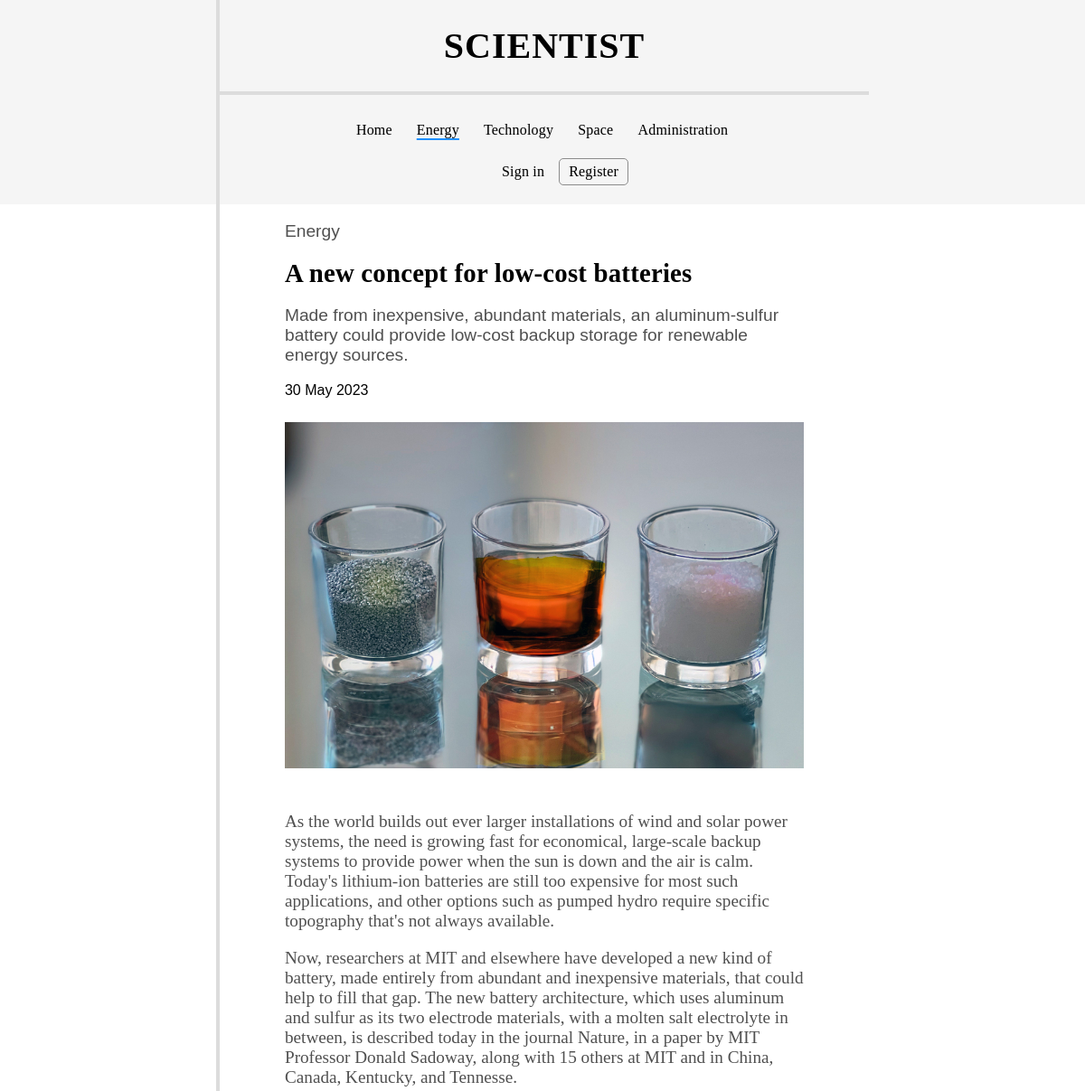
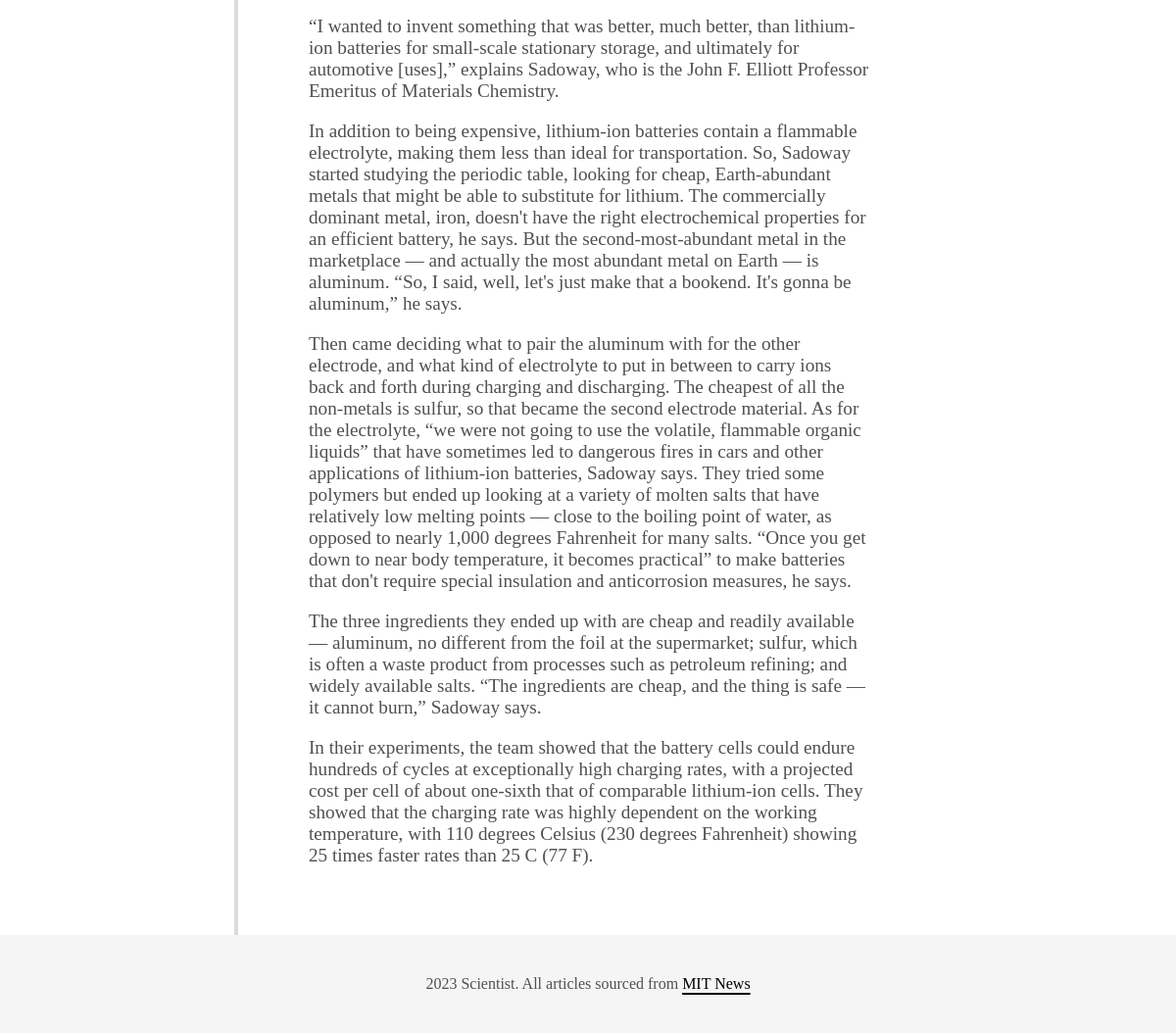
The app's page /article.php?id=4 with its own data (2 pictures, top to bottom).
### tables this page shows
CREATE TABLE `news` (
  `id` int(11) NOT NULL,
  `title` varchar(128) NOT NULL,
  `summary` text NOT NULL,
  `contents` text NOT NULL,
  `image` varchar(128) NOT NULL,
  `category` varchar(64) NOT NULL,
  `archived` tinyint(1) NOT NULL,
  `article_date` datetime NOT NULL DEFAULT current_timestamp()
);

### www/includes/db_utils.php (called while the page is built, shortened)
<?php
    function db_connect() {
        $server = "localhost";
        $username = "root";
        $password = "";
        $dbname = "pwa_projekt";
        $dbc = mysqli_connect($server, $username, $password, $dbname)
            or die("Error connecting to MySQL server." . mysqli_connect_error());
        mysqli_set_charset($dbc, "utf8");
        return $dbc;
    }
    function get_single_article($id) {
        $dbc = db_connect();
        $stmt = mysqli_stmt_init($dbc);
        $query = "SELECT * FROM news WHERE id = ?";
        if (mysqli_stmt_prepare($stmt, $query)) {
            mysqli_stmt_bind_param($stmt, 'i', $id);
            mysqli_stmt_execute($stmt);
            $result = mysqli_stmt_get_result($stmt);
            $row = mysqli_fetch_assoc($result);
        }
        return $row;
    }
?>

### www/article.php (the view, shortened to what this page needs)
<!DOCTYPE html>
<html lang="en">
    <head>
    <?php
        include ('includes/db_utils.php');
        $row = get_single_article($_GET['id']);
        $image = $row["image"];
        $category = $row["category"];
        $alt_text = ucfirst(str_replace("-"," ", pathinfo($image, PATHINFO_FILENAME)));
        include('includes/head.php');
    ?>
    </head>
    <body>
        <?php
            include('includes/header.php');
        ?>
        <main class="container-outside">
            <div class="sidebar"></div>
            <div class="central">
                <article id="single-article">
                    <?php
                        echo "<header>";
                        echo "<p>" . ucfirst($category) . "</p>";
                        echo "<h1>". $row["title"] . "</h1>";
                        echo "<p>" . htmlspecialchars($row["summary"]) . "</p>";
                        echo "<p id=\"date\">" . date("d F Y", strtotime($row['article_date'])) . "</p>";
                        echo "<figure>";
                        echo "<img src=\"images/" . $image . "\" alt=\"$alt_text\">";
                        echo "</figure>";
                        echo '</header>';
                        $paragraphs = explode("\n", $row["contents"]);
                        foreach ($paragraphs as $paragraph) {
                            $paragraph = trim($paragraph);
                            if (!empty($paragraph)) {
                                echo "<p>" . htmlspecialchars($paragraph) . "</p>";
                            }
                        }
                    ?>
                </article>
            </div>
            <div class="sidebar"></div>
        </main>
        <?php
            include('includes/footer.php');
        ?>
    </body>
</html>

### www/style.css (style rules this page uses)
body { margin: 0; padding: 0; font-family: 'Times New Roman', Times, serif; overflow-y: scroll; }
header, footer { background-color:whitesmoke; }
header { padding: 0; }
header h1 { font-family: Garamond, Georgia, serif; font-size: 2.5em; letter-spacing: 1px; text-align: center; }
.container-outside { display: flex; }
.central { width: 52%; border-left: 4px solid gainsboro; }
.sidebar { width: 24%; }
main .central { padding-bottom: 50px; }
article { width: 33.33%; background-color: white; }
#single-article { width: 80%; margin: 0 auto; }
#single-article header { all: initial; }
#single-article h1 { margin: 10px 0; font-family: initial; font-size: 1.8em; letter-spacing: 0.2px; text-align: initial; }
#single-article header p { font-family: Tahoma, Verdana, sans-serif; }
#single-article header p#date { color:black; font-size: 1em; }
p { color:rgb(80, 80, 80); font-size: 1.2em; }
figure { width: 80%; margin: 0 auto; }
#single-article figure { width: 100%; padding-top: 10px; padding-bottom: 25px; }
figure img { width: 100%; height: auto; }
@media (max-width: 1650px) { .central { width: 60%; } }
@media (max-width: 1650px) { .sidebar { width: 20%; } }

### records on screen
news: category "Energy", title "A new concept for low-cost batteries", summary "Made from inexpensive, abundant materials, an aluminum-sulfur battery could provide low-cost backup storage for renewable energy sources.", article_date "30 May 2023", image (picture), contents "As the world builds out ever larger installations of wind and solar power systems, the need is growing fast for economical, large-scale backup systems to provide power when the sun is down and the air is calm. Today's lithium-ion batteries are still too expensive for most such applications, and other options such as pumped hydro require specific topography that's not always available.", contents "Now, researchers at MIT and elsewhere have developed a new kind of battery, made entirely from abundant and inexpensive materials, that could help to fill that gap. The new battery architecture, which uses aluminum and sulfur as its two electrode materials, with a molten salt electrolyte in between, is described today in the journal Nature, in a paper by MIT Professor Donald Sadoway, along with 15 others at MIT and in China, Canada, Kentucky, and Tennesse.", contents "“I wanted to invent something that was better, much better, than lithium-ion batteries for small-scale stationary storage, and ultimately for automotive [uses],” explains Sadoway, who is the John F. Elliott Professor Emeritus of Materials Chemistry.", contents "In addition to being expensive, lithium-ion batteries contain a flammable electrolyte, making them less than ideal for transportation. So, Sadoway started studying the periodic table, looking for cheap, Earth-abundant metals that might be able to substitute for lithium. The commercially dominant metal, iron, doesn't have the right electrochemical properties for an efficient battery, he says. But the second-most-abundant metal in the marketplace — and actually the most abundant metal on Earth — is aluminum. “So, I said, well, let's just make that a bookend. It's gonna be aluminum,” he says.", contents "Then came deciding what to pair the aluminum with for the other electrode, and what kind of electrolyte to put in between to carry ions back and forth during charging and discharging. The cheapest of all the non-metals is sulfur, so that became the second electrode material. As for the electrolyte, “we were not going to use the volatile, flammable organic liquids” that have sometimes led to dangerous fires in cars and other applications of lithium-ion batteries, Sadoway says. They tried some polymers but ended up looking at a variety of molten salts that have relatively low melting points — close to the boiling point of water, as opposed to nearly 1,000 degrees Fahrenheit for many salts.…", contents "The three ingredients they ended up with are cheap and readily available — aluminum, no different from the foil at the supermarket; sulfur, which is often a waste product from processes such as petroleum refining; and widely available salts. “The ingredients are cheap, and the thing is safe — it cannot burn,” Sadoway says.", contents "In their experiments, the team showed that the battery cells could endure hundreds of cycles at exceptionally high charging rates, with a projected cost per cell of about one-sixth that of comparable lithium-ion cells. They showed that the charging rate was highly dependent on the working temperature, with 110 degrees Celsius (230 degrees Fahrenheit) showing 25 times faster rates than 25 C (77 F)."
